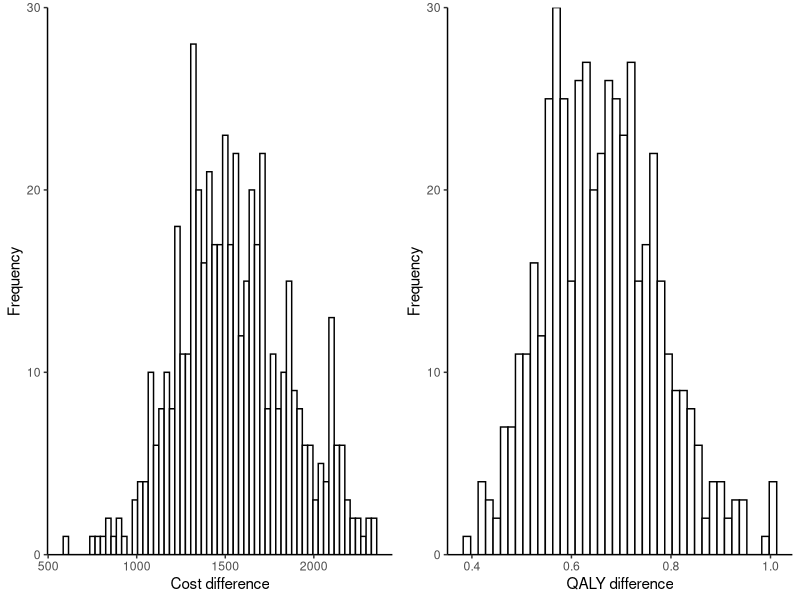
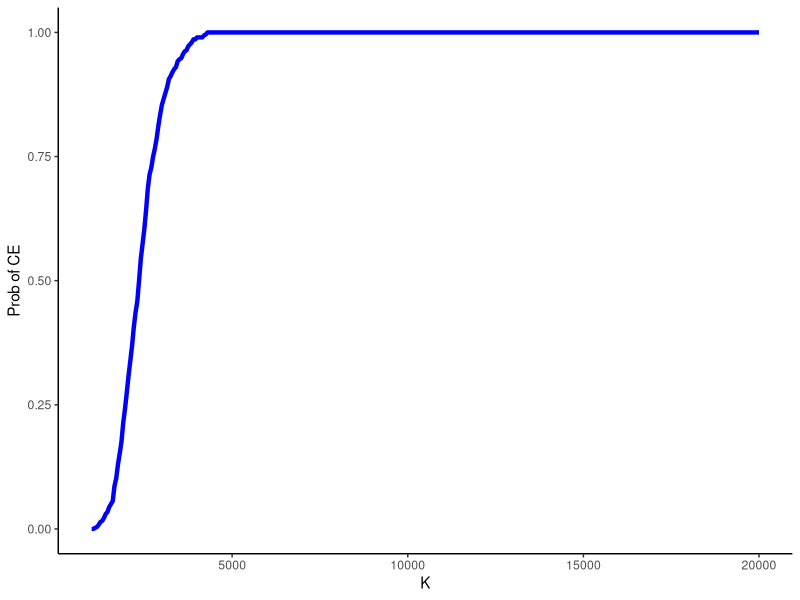

Recreate these plots in R, in order.
## ---- chunk 1
#| echo: true 
#| eval: true
#| message: false
#| warning: false
#| error: false 

#set up initial values for the model

#initial transition probs by arm
tm_exp_init <- c(0.45,0.35,0.2)
tm_ctr_init <- c(0.25,0.25,0.50)
#transition matrices by arm
tm_exp_update <- matrix(c(0.45,0.05,0,0.35,0.6,0,0.2,0.35,1),3,3) 
tm_ctr_update <- matrix(c(0.25,0.10,0,0.25,0.45,0,0.50,0.45,1),3,3) 
#utilities by health state
u_well <- 0.78
u_sick <- 0.4
u_dead <- 0
#costs by arm
c_exp <- 954
c_ctr <- 435
#number of cycles
n_cycle <- 12
#initial number of patients in the cohort
n_pat <- 10000

#end of cycle 1 TP
trans_mat_cycle1_exp <- tm_exp_init%*%tm_exp_update
trans_mat_cycle1_ctr <- tm_ctr_init%*%tm_ctr_update
#lists to store TP results by cycle
trans_mat_cycles_exp <- list()
trans_mat_cycles_ctr <- list()
  

#create function to run the model
mm_sim <- function(tm_exp_init,tm_ctr_init,tm_exp_update,tm_ctr_update,
                   u_well,u_sick,u_dead,c_exp,c_ctr,n_cycle,n_pat){
  
  res_list <- res_list_exp <- res_list_ctr <- list()
  #set up matrices to contain results from all TP over each cycle by group
  tm_exp <- matrix(NA, nrow = n_cycle+1, ncol = 3)
  colnames(tm_exp) <- c("Well","Sick","Dead")
  tm_ctr <- matrix(NA, nrow = n_cycle+1, ncol = 3)
  colnames(tm_ctr) <- c("Well","Sick","Dead")
  #assign first row to be initial TP
  tm_exp[1,] <- tm_exp_init
  tm_ctr[1,] <- tm_ctr_init
  #loop through cycles and update TM at each cycle
  for(i in 2:c(n_cycle+1)){
    tm_exp[i,] <- tm_exp[i-1,]%*%tm_exp_update
    tm_ctr[i,] <- tm_ctr[i-1,]%*%tm_ctr_update
  }
  #remove intial TP from matrices
  tm_exp <- tm_exp[-1,]
  tm_ctr <- tm_ctr[-1,]
  #using obtained TM to compute number of patients in each health state at each cycle
  npat_cycle_exp <- matrix(NA, nrow = n_cycle+1, ncol = 3)
  colnames(npat_cycle_exp) <- c("Well","Sick","Dead")
  npat_cycle_ctr <- matrix(NA, nrow = n_cycle+1, ncol = 3)
  colnames(npat_cycle_ctr) <- c("Well","Sick","Dead")
  npat_cycle_exp <- tm_exp*n_pat
  npat_cycle_ctr <- tm_ctr*n_pat
  #and number still alive
  nailive_cycle_exp <- as.matrix(rowSums(npat_cycle_exp[,-3]))
  colnames(nailive_cycle_exp) <- "nalive"
  nailive_cycle_ctr <- as.matrix(rowSums(npat_cycle_ctr[,-3]))
  colnames(nailive_cycle_ctr) <- "nalive"
  #use obtained number of patients at each cycle to get the same for costs and QALYs
  costs_cycle_exp <- as.matrix(rowSums(as.matrix(tm_exp*c_exp)[,-3]))
  colnames(costs_cycle_exp) <- "costs"
  costs_cycle_ctr <- as.matrix(rowSums(as.matrix(tm_ctr*c_ctr)[,-3]))
  colnames(costs_cycle_ctr) <- "costs"
  QALY_cycle_exp <- matrix(NA, nrow = n_cycle+1, ncol = 3)
  colnames(QALY_cycle_exp) <- c("Well","Sick","Dead")
  QALY_cycle_ctr <- matrix(NA, nrow = n_cycle+1, ncol = 3)
  colnames(QALY_cycle_ctr) <- c("Well","Sick","Dead")
  u_well_v <- rep(u_well,n_cycle)
  u_sick_v <- rep(u_sick,n_cycle)
  u_dead_v <- rep(u_dead,n_cycle)
  u_M <- cbind(u_well_v,u_sick_v,u_dead_v)
  QALY_cycle_exp <- as.matrix(rowSums(as.matrix(tm_exp*u_M)[,-3]))
  colnames(QALY_cycle_exp) <- c("QALYs")
  QALY_cycle_ctr <- as.matrix(rowSums(as.matrix(tm_ctr*u_M)[,-3]))
  colnames(QALY_cycle_ctr) <- c("QALYs")
  #save output
  res_list_exp[[1]] <- tm_exp
  res_list_exp[[2]] <- npat_cycle_exp
  res_list_exp[[3]] <- nailive_cycle_exp
  res_list_exp[[4]] <- costs_cycle_exp
  res_list_exp[[5]] <- QALY_cycle_exp
  res_list_ctr[[1]] <- tm_ctr
  res_list_ctr[[2]] <- npat_cycle_ctr
  res_list_ctr[[3]] <- nailive_cycle_ctr
  res_list_ctr[[4]] <- costs_cycle_ctr
  res_list_ctr[[5]] <- QALY_cycle_ctr
  names(res_list_exp)<-c("TM","npatients","nalive","costs","QALYs")
  names(res_list_ctr)<-c("TM","npatients","nalive","costs","QALYs")
  res_list[[1]] <- res_list_exp
  res_list[[2]] <- res_list_ctr
  names(res_list)<-c("Experimental","Control")
  return(res_list)
}

#run the function and get the output
mm_res <- mm_sim(tm_exp_init = tm_exp_init, tm_ctr_init = tm_ctr_init, tm_exp_update = tm_exp_update,
       tm_ctr_update = tm_ctr_update, u_well = u_well, u_sick = u_sick, u_dead = u_dead, c_exp = c_exp,
       c_ctr = c_ctr, n_cycle = n_cycle, n_pat = n_pat)
## ---- chunk 2
#| echo: false 
#| eval: true
#| message: false
#| warning: false
#| error: false 
#| label: tbl-base-mm
#| tbl-cap: "Base-case results from Markov Model"

#experimental
mu_c_exp <- sum(mm_res$Experimental$costs)
mu_e_exp <- sum(mm_res$Experimental$QALYs)

#control
mu_c_ctr <- sum(mm_res$Control$costs)
mu_e_ctr <- sum(mm_res$Control$QALYs)

mu_c_diff <- mu_c_exp-mu_c_ctr
mu_e_diff <- mu_e_exp-mu_e_ctr

base_mm_e <- round(c(mu_e_exp,mu_e_ctr,mu_e_diff),2)
base_mm_c <- round(c(mu_c_exp,mu_c_ctr,mu_c_diff),0)
base_mm_icer <- round(mu_c_diff/mu_e_diff,0)
K <- 20000
base_mm_inb <- round(K*mu_e_diff-mu_c_diff,0)

tab_ec_base_mm <- rbind.data.frame(base_mm_e,base_mm_c)
names(tab_ec_base_mm) <- c("Experimental","Control","Difference")
rownames(tab_ec_base_mm) <- c("QALYs","Costs")

library(knitr)
library(kableExtra)

kable(tab_ec_base_mm)
## ---- chunk 3
#| echo: true 
#| eval: true
#| message: false
#| warning: false
#| error: false 

#set number of model replications to account for parameter uncertainty
S <- 500

#set up initial values for the model
#in PSA these can be used to define mean values of the distributions
#assigned to each parameter

#initial transition probs by arm
tm_exp_init_mu <- c(0.45,0.35,0.2)
tm_ctr_init_mu <- c(0.25,0.25,0.50)
#transition matrices by arm
tm_exp_update_mu <- matrix(c(0.45,0.05,0,0.35,0.6,0,0.2,0.35,1),3,3) 
tm_ctr_update_mu <- matrix(c(0.25,0.10,0,0.25,0.45,0,0.50,0.45,1),3,3) 
#utilities by health state
u_well_mu <- 0.78
u_sick_mu <- 0.4
u_dead_mu <- 0
#costs by arm
c_exp_mu <- 954
c_ctr_mu <- 435


#number of cycles
n_cycle <- 12
#initial number of patients in the cohort
n_pat <- 10000


#create function to run the model
mm_sim_psa <- function(tm_exp_init_mu,tm_ctr_init_mu,tm_exp_update_mu,tm_ctr_update_mu,
                   u_well_mu,u_sick_mu,u_dead_mu,c_exp_mu,c_ctr_mu,n_cycle,n_pat,S){
  
  res_list <- res_list_exp <- res_list_ctr <- list()
  QALY_cycle_exp_s <- QALY_cycle_ctr_s <- matrix(NA, n_cycle, S)
  costs_cycle_exp_s <- costs_cycle_ctr_s <- matrix(NA, n_cycle, S)
  nailive_cycle_exp_s <- nailive_cycle_ctr_s <- matrix(NA, n_cycle, S)
  npat_cycle_exp_s <- array(NA, dim=c(n_cycle,3,S))
  npat_cycle_ctr_s <- array(NA, dim=c(n_cycle,3,S))
  tm_exp_s <- array(NA, dim=c(n_cycle,3,S))
  tm_ctr_s <- array(NA, dim=c(n_cycle,3,S))
  #assign distributions to each input to generate random value from it at each model iteration
  #use uniform for probabilities and define departure from mean value
  for(s in 1:S){
  sd_p <- 0.05
  tm_exp_init_s <- c()
  tm_exp_init_s[1] <- runif(1,min=tm_exp_init_mu[1]-0.05,max=tm_exp_init_mu[1]+0.05)
  tm_exp_init_s[2] <- runif(1,min=tm_exp_init_mu[2]-0.05,max=tm_exp_init_mu[2]+0.05)
  tm_exp_init_s[3] <- 1 - tm_exp_init_s[1] - tm_exp_init_s[2] #must ensure sum of prob=1
  tm_ctr_init_s <- c()
  tm_ctr_init_s[1] <- runif(1,min=tm_ctr_init_mu[1]-0.05,max=tm_ctr_init_mu[1]+0.05)
  tm_ctr_init_s[2] <- runif(1,min=tm_ctr_init_mu[2]-0.05,max=tm_ctr_init_mu[2]+0.05)
  tm_ctr_init_s[3] <- 1 - tm_ctr_init_s[1] - tm_ctr_init_s[2] #must ensure sum of prob=1
  #same for transition matrices but must keep prob of moving out/in of death state =0/1
  tm_exp_update_s <- c()
  tm_exp_update_s <- matrix(c(runif(1,min=tm_exp_update_mu[1,1]-0.05,max=tm_exp_update_mu[1,1]+0.05),runif(1,min=tm_exp_update_mu[2,1]-0.05,max=tm_exp_update_mu[2,1]+0.05),0,runif(1,min=tm_exp_update_mu[1,2]-0.05,max=tm_exp_update_mu[1,2]+0.05),runif(1,min=tm_exp_update_mu[2,2]-0.05,max=tm_exp_update_mu[2,2]+0.05),0,NA,NA,1),3,3) 
  tm_exp_update_s[1,3] <- 1 - (tm_exp_update_s[1,1]+tm_exp_update_s[1,2]) #ensure sum of probs=1
  tm_exp_update_s[2,3] <- 1 - (tm_exp_update_s[2,1]+tm_exp_update_s[2,2]) #ensure sum of probs=1
  tm_ctr_update_s <- c()
  tm_ctr_update_s <- matrix(c(runif(1,min=tm_ctr_update_mu[1,1]-0.05,max=tm_ctr_update_mu[1,1]+0.05),runif(1,min=tm_ctr_update_mu[2,1]-0.05,max=tm_ctr_update_mu[2,1]+0.05),0,runif(1,min=tm_ctr_update_mu[1,2]-0.05,max=tm_ctr_update_mu[1,2]+0.05),runif(1,min=tm_ctr_update_mu[2,2]-0.05,max=tm_ctr_update_mu[2,2]+0.05),0,NA,NA,1),3,3) 
  tm_ctr_update_s[1,3] <- 1 - (tm_ctr_update_s[1,1]+tm_ctr_update_s[1,2]) #ensure sum of probs=1
  tm_ctr_update_s[2,3] <- 1 - (tm_ctr_update_s[2,1]+tm_ctr_update_s[2,2]) #ensure sum of probs=1
  #use Gamma to generate costs and assume std value
  c_sd <- 150
  c_exp_s <- rgamma(1,shape=c_exp_mu^2/c_sd^2,scale=c_sd^2/c_exp_mu)
  c_ctr_s <- rgamma(1,shape=c_ctr_mu^2/c_sd^2,scale=c_sd^2/c_ctr_mu)
  #use Beta to generate utilities and assume std value
  u_sd <- 0.1
  u_well_s <- rbeta(1, shape1 = (u_well_mu*(1-u_well_mu)/u_sd^2-1)*u_well_mu, shape2 = (u_well_mu*(1-u_well_mu)/u_sd^2-1)*(1-u_well_mu))
  u_sick_s <- rbeta(1, shape1 = (u_sick_mu*(1-u_sick_mu)/u_sd^2-1)*u_sick_mu, shape2 = (u_sick_mu*(1-u_sick_mu)/u_sd^2-1)*(1-u_sick_mu))
  u_dead_s <- u_dead_mu #keep utility of dead state=0
  #set up matrices to contain results from all TP over each cycle by group
  tm_exp <- matrix(NA, nrow = n_cycle+1, ncol = 3)
  colnames(tm_exp) <- c("Well","Sick","Dead")
  tm_ctr <- matrix(NA, nrow = n_cycle+1, ncol = 3)
  colnames(tm_ctr) <- c("Well","Sick","Dead")
  #assign first row to be initial TP
  tm_exp[1,] <- tm_exp_init_s
  tm_ctr[1,] <- tm_ctr_init_s
  #loop through cycles and update TM at each cycle
  for(i in 2:c(n_cycle+1)){
    tm_exp[i,] <- tm_exp[i-1,]%*%tm_exp_update
    tm_ctr[i,] <- tm_ctr[i-1,]%*%tm_ctr_update
  }
  #remove intial TP from matrices
  tm_exp <- tm_exp[-1,]
  tm_ctr <- tm_ctr[-1,]
  #using obtained TM to compute number of patients in each health state at each cycle
  npat_cycle_exp <- matrix(NA, nrow = n_cycle+1, ncol = 3)
  colnames(npat_cycle_exp) <- c("Well","Sick","Dead")
  npat_cycle_ctr <- matrix(NA, nrow = n_cycle+1, ncol = 3)
  colnames(npat_cycle_ctr) <- c("Well","Sick","Dead")
  npat_cycle_exp <- tm_exp*n_pat
  npat_cycle_ctr <- tm_ctr*n_pat
  #and number still alive
  nailive_cycle_exp <- as.matrix(rowSums(npat_cycle_exp[,-3]))
  colnames(nailive_cycle_exp) <- "nalive"
  nailive_cycle_ctr <- as.matrix(rowSums(npat_cycle_ctr[,-3]))
  colnames(nailive_cycle_ctr) <- "nalive"
  #use obtained number of patients at each cycle to get the same for costs and QALYs
  costs_cycle_exp <- as.matrix(rowSums(as.matrix(tm_exp*c_exp_s)[,-3]))
  colnames(costs_cycle_exp) <- "costs"
  costs_cycle_ctr <- as.matrix(rowSums(as.matrix(tm_ctr*c_ctr_s)[,-3]))
  colnames(costs_cycle_ctr) <- "costs"
  QALY_cycle_exp <- matrix(NA, nrow = n_cycle+1, ncol = 3)
  colnames(QALY_cycle_exp) <- c("Well","Sick","Dead")
  QALY_cycle_ctr <- matrix(NA, nrow = n_cycle+1, ncol = 3)
  colnames(QALY_cycle_ctr) <- c("Well","Sick","Dead")
  u_well_v <- rep(u_well_s,n_cycle)
  u_sick_v <- rep(u_sick_s,n_cycle)
  u_dead_v <- rep(u_dead_s,n_cycle)
  u_M <- cbind(u_well_v,u_sick_v,u_dead_v)
  QALY_cycle_exp <- as.matrix(rowSums(as.matrix(tm_exp*u_M)[,-3]))
  colnames(QALY_cycle_exp) <- c("QALYs")
  QALY_cycle_ctr <- as.matrix(rowSums(as.matrix(tm_ctr*u_M)[,-3]))
  colnames(QALY_cycle_ctr) <- c("QALYs")
  #save results from each iteration for each output that we want to store
  tm_exp_s[,,s] <- tm_exp
  tm_exp_s[,,s] <- tm_ctr
  npat_cycle_exp_s[,,s] <- npat_cycle_exp
  npat_cycle_ctr_s[,,s] <- npat_cycle_ctr
  nailive_cycle_exp_s[,s] <- nailive_cycle_exp
  nailive_cycle_ctr_s[,s] <- nailive_cycle_ctr
  costs_cycle_exp_s[,s] <- costs_cycle_exp
  costs_cycle_ctr_s[,s] <- costs_cycle_ctr
  QALY_cycle_exp_s[,s] <- QALY_cycle_exp
  QALY_cycle_ctr_s[,s] <- QALY_cycle_ctr
  }
  #save output
  res_list_exp[[1]] <- tm_exp_s
  res_list_exp[[2]] <- npat_cycle_exp_s
  res_list_exp[[3]] <- nailive_cycle_exp_s
  res_list_exp[[4]] <- costs_cycle_exp_s
  res_list_exp[[5]] <- QALY_cycle_exp_s
  res_list_ctr[[1]] <- tm_ctr_s
  res_list_ctr[[2]] <- npat_cycle_ctr_s
  res_list_ctr[[3]] <- nailive_cycle_ctr_s
  res_list_ctr[[4]] <- costs_cycle_ctr_s
  res_list_ctr[[5]] <- QALY_cycle_ctr_s
  names(res_list_exp)<-c("TM","npatients","nalive","costs","QALYs")
  names(res_list_ctr)<-c("TM","npatients","nalive","costs","QALYs")
  res_list[[1]] <- res_list_exp
  res_list[[2]] <- res_list_ctr
  names(res_list)<-c("Experimental","Control")
  return(res_list)
}









#end of cycle 1 TP
trans_mat_cycle1_exp <- tm_exp_init%*%tm_exp_update
trans_mat_cycle1_ctr <- tm_ctr_init%*%tm_ctr_update
#lists to store TP results by cycle
trans_mat_cycles_exp <- list()
trans_mat_cycles_ctr <- list()
  
#run the function and get the output
set.seed(2345) #set rng seed for replicability
mm_res_psa <- mm_sim_psa(tm_exp_init_mu = tm_exp_init_mu, tm_ctr_init_mu = tm_ctr_init_mu, tm_exp_update_mu = tm_exp_update_mu, tm_ctr_update_mu = tm_ctr_update_mu, u_well_mu = u_well_mu, u_sick_mu = u_sick_mu, u_dead_mu = u_dead_mu, c_exp_mu = c_exp_mu, c_ctr_mu = c_ctr_mu, n_cycle = n_cycle, n_pat = n_pat, S=S)
## ---- chunk 4
#| label: fig-hist-ec-psa
#| echo: false 
#| eval: true
#| message: false
#| warning: false
#| error: false 
#| results: 'hide' 
#| fig.show: 'hold'
#| out.width: '100%' 
#| out.extra: ''
#| fig.pos: 'h'
#| fig.cap: "Histograms of the distribution of expected costs and QALY differences between Experimental and Control group based on the results from the probabilistic sensitivity analysis."

#sum experimental/control outcomes across cycles for each iteration
mu_c_exp_post <- apply(mm_res_psa$Experimental$costs,2,sum)
mu_e_exp_post <- apply(mm_res_psa$Experimental$QALYs,2,sum)
mu_c_ctr_post <- apply(mm_res_psa$Control$costs,2,sum)
mu_e_ctr_post <- apply(mm_res_psa$Control$QALYs,2,sum)
#compute differences
mu_c_diff_post <- mu_c_exp_post-mu_c_ctr_post
mu_e_diff_post <- mu_e_exp_post-mu_e_ctr_post

#create datset for plotting
mu_c_diff_dt <- data.frame(mu_c_diff_post,mu_e_diff_post)
names(mu_c_diff_dt) <- c("Costs","QALYs")

library(ggplot2)
library(ggpubr)
hits_cdiff_psa <- ggplot(mu_c_diff_dt, aes(x=Costs)) + 
  geom_histogram(color="black",fill="white", binwidth=30) +
  xlab("Cost difference") + ylab("Frequency") + 
  scale_y_continuous(expand = c(0,0), limits = c(0,30)) +
  theme(panel.grid.major = element_blank(), 
        panel.grid.minor = element_blank(), panel.background = element_blank(), 
        axis.line = element_line(colour = "black"), plot.title = element_text(hjust = 0.5), 
        strip.background =element_rect(fill="white"), 
        strip.text.x = element_text(size = 12, color = "black", face = "bold"),
        strip.text.y = element_text(size = 12, color = "black", face = "bold"),
        legend.position = "none")

hits_ediff_psa <- ggplot(mu_c_diff_dt, aes(x=QALYs)) + 
  geom_histogram(color="black",fill="white", binwidth=0.015) +
  xlab("QALY difference") + ylab("Frequency") + 
  scale_y_continuous(expand = c(0,0), limits = c(0,30)) +
  theme(panel.grid.major = element_blank(), 
        panel.grid.minor = element_blank(), panel.background = element_blank(), 
        axis.line = element_line(colour = "black"), plot.title = element_text(hjust = 0.5), 
        strip.background =element_rect(fill="white"), 
        strip.text.x = element_text(size = 12, color = "black", face = "bold"),
        strip.text.y = element_text(size = 12, color = "black", face = "bold"),
        legend.position = "none")

ggarrange(hits_cdiff_psa,hits_ediff_psa, nrow = 1, ncol = 2)
## ---- chunk 5
#| eval: true
#| echo: true
#| message: false
#| warning: false

#create data frame
mu_res <- data.frame(mu_c_exp_post,mu_c_ctr_post,mu_e_exp_post,mu_e_ctr_post)

#summary statistics for costs and QALYs by arm across simulations
summary(mu_res) 

ICER <- mu_c_diff_post/mu_e_diff_post
NB <- K*mu_e_diff_post - mu_c_diff_post

#summary statistics for ICER/NB across simulations
summary(ICER) 
summary(NB)
## ---- chunk 6
#| eval: true
#| echo: true
#| message: false
#| warning: false

#range of values to consider for K
k_value <- seq(from = 1000, to = 20000, by = 50)
n_kval <- length(k_value)
NB_k <- matrix(NA,nrow = S, ncol = n_kval)
p_CE_nb_k <- rep(NA, n_kval)  

#compute prob CE based on NB at each value of K
for(k in 1:n_kval){
  for(s in 1:S){
  NB_k[s,k] <- k_value[k]*mu_e_diff_post[s] - mu_c_diff_post[s]
  }
  p_CE_nb_k[k] <- sum(NB_k[,k]>0)/S
}

## ---- chunk 7
#| label: fig-pce-mm
#| echo: false 
#| eval: true
#| message: false
#| warning: false
#| error: false 
#| results: 'hide' 
#| fig.show: 'hold'
#| out.width: '80%' 
#| out.extra: ''
#| fig.pos: 'h'
#| fig.cap: "CEAC based on PSA results from Markov Model"

df.pce <- data.frame(p_CE_nb_k,k_value)
ggplot(data = df.pce, aes(x=k_value, y=p_CE_nb_k)) +
  geom_line(linetype=1, lwd= 1.5, color="blue") + 
  xlab("K") + ylab("Prob of CE") + ylim(0,1) + xlim(1000,20000) +
  theme(panel.grid.major = element_blank(), 
        panel.grid.minor = element_blank(), panel.background = element_blank(), 
        axis.line = element_line(colour = "black"), plot.title = element_text(hjust = 0.5), 
        strip.background =element_rect(fill="white"), 
        strip.text.x = element_text(size = 12, color = "black", face = "bold"),
        strip.text.y = element_text(size = 12, color = "black", face = "bold"),
        legend.position = "none")
